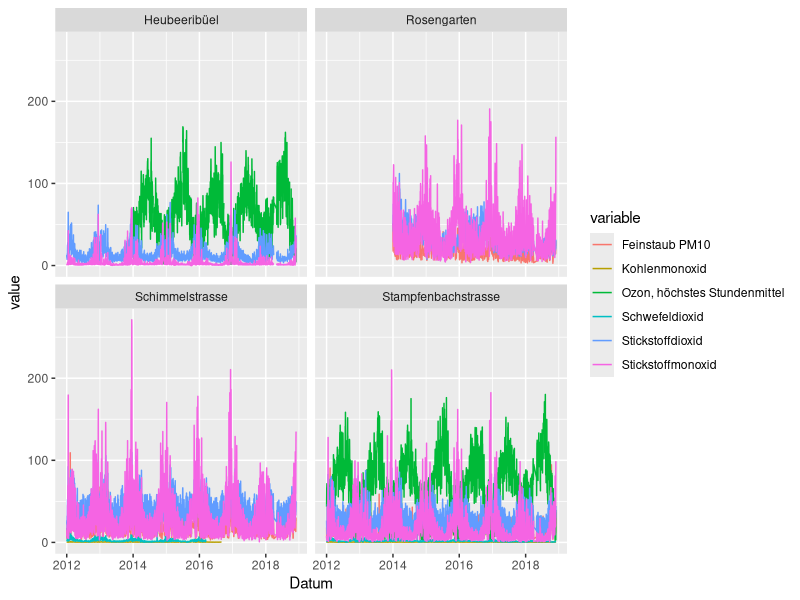
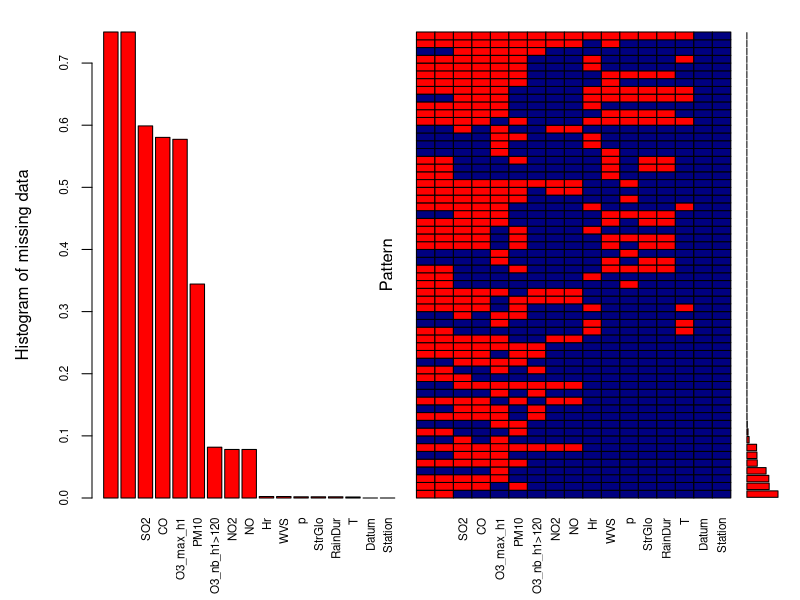

Generate these figures, in order, with R: (Note: this script raises an error after producing the figures.)
# Hausaufgabe
#### Aufgabe 1 ####

library("tidyr")
library(readr)
require(dplyr, quietly = T)
library(ggplot2)

# Daten einlesen
ugz_luftqualitaetsmessung_seit_2012 <- read_csv("ugz_luftqualitaetsmessung_seit-2012.csv")
luftqualitaet <- as_tibble(ugz_luftqualitaetsmessung_seit_2012)

# Werte und titel separieren
titel <- slice(luftqualitaet, c(2))
titel[1] <- "Datum"
werte <- slice(luftqualitaet, c(-1:-5))

# Tabelle nach ort auseinander nehmen
stampfenbach <- werte %>% select(1,2:14) %>%
  mutate(station = "Stampfenbachstrasse")
stampfenbach_titel <- titel %>% select(1,2:14)
stampfenbach_titel[15] <- "Station"
names(stampfenbach) <- stampfenbach_titel

schimmel <- werte %>% select(1,15:22) %>%
  mutate(station = "Schimmelstrasse")
schimmel_titel <- titel %>% select(1,15:22)
schimmel_titel[10] <- "Station"
names(schimmel) <- schimmel_titel

heubeer <- werte %>% select(1,23:26) %>%
  mutate(station = "Heubeeribüel")
heubeer_titel <- titel %>% select(1,23:26)
heubeer_titel[6] <- "Station"
names(heubeer) <- heubeer_titel

rosengarten <- werte %>% select(1,27:30) %>%   
  mutate(station = "Rosengarten")
rosengarten_titel <- titel %>% select(1,27:30)
rosengarten_titel[6] <- "Station"
names(rosengarten) <- rosengarten_titel

# Tabelle zusammensetzen
luftqual <- bind_rows(stampfenbach, schimmel, heubeer, rosengarten)
str(luftqual)

# Wetterdaten "manipulieren" MAster Stampfenbach , Slaves andere Stationen
luftqual <- luftqual %>% group_by(Datum) %>% arrange(Datum) %>% fill(Lufttemperatur : Regendauer, .direction = "down") %>% arrange(Station)
View(luftqual)

# Zahlen von character nach numeric wandeln
luftqual[2:14] <- as_tibble(sapply(luftqual[2:14], as.numeric))
str(luftqual)
View(luftqual)



#### Aufgabe 2 ####
# mit ggplot
gather(luftqual, key = variable, value = value, c(2,3,4,6,7,8)) %>% 
  ggplot(aes(x = Datum, y = value, group = variable)) +
  geom_line(aes(color = variable)) +
  facet_wrap(~Station)

# mit ggally #falscher Ansatz
# library(GGally)
# ggpairs(luftqual, mapping = ggplot2::aes(color = Station), columns = c(2,3,4,6,7,8),
#         upper =list(continuous = wrap("points", alpha = 0.2)))


#### Aufgabe 3 ####
library(VIM)
par(mar= c(4,2,2,2))


# Alle Nan Werte zu NA`s ersetzen
luftqual.A3 <- rapply(luftqual, f=function(x) ifelse(is.nan(x),NA,x), how="replace")
View(luftqual.A3)

# Neue Namen für Header, ansonsten kein Platz für Plot
names(luftqual.A3) <- c("Datum", "SO2", "CO", "O3_max_h1", "O3_nb_h1>120", "NO2", "NO", "PM10", "T", "Hr", "p", "WVS", "StrGlo", "RainDur", "Station")
View(luftqual.A3)

# Anteil von NA in Variable und Kombinationen von Varibablen mittels Package VIM
aggr_plot <- aggr(luftqual.A3, col=c('navyblue','red'), 
                  numbers=TRUE, sortVars=TRUE, labels=names(luftqual.A3), cex.axis=0.7, gap=0.5, ylab=c("Histogram of missing data","Pattern"), cex.lab = 1)

# Anzahl NA`s im Datensatz
sum(is.na(luftqual.A3))

### Alt nicht mehr nötig
luftqual.NA <- luftqual %>% select(everything()) %>% summarise_all(funs(sum(is.na(.)))) %>%
  gather(variable, value,c(2:14)) %>% select(c(3,4)) %>% ggplot(aes(reorder(x = c(1:13), -value) , y = value)) + xlab("")+
  geom_bar(stat = "identity", aes(fill = variable)) + theme(axis.text.x = element_blank(), axis.ticks.x=element_blank())

luftqual.NA


#### Aufgabe 4 ####

# Feinstaub (PM10) jeweils fuer die Messpunkte 
# Stampfenbachstrasse, Schimmelstrasse, Rosengartenstrasse
# !! Heubeeribüel hat keine Messung von PM10 

# PM10 
# Jahresmittelgrenzwert: 20ug/m^3
# Tagesmittelgrenzwert: 50ug/m^3, darf max. 1x pro Jahr ueberschritten werden


# uberschittene Tagesmittelgrenzwerte
luftqual.PM10 <- luftqual %>% select(Datum, 'Feinstaub PM10', Station) %>%
  mutate(PM10_uberschritt = luftqual$`Feinstaub PM10` >= 50 )

#1 wie oft wird der Tagesmittel-Grenzwert an welcher Station ueberschritten?
luftqual.PM10 %>% group_by(Station) %>% summarize(n = sum(PM10_uberschritt, na.rm = T))

#2 ueberschrittenen Tagesmittelgrenzwerte fuer alle Stationen ueber die Zeit in einer Grafik
luftqual.PM10 %>% filter(PM10_uberschritt) %>% 
  ggplot(aes(x=Datum, y=`Feinstaub PM10`)) + geom_point(aes(color = Station)) + ggtitle("PM10 > 50")

# Der Tagesmittelgrenzwert wird bei allen Stationen oft an den gleichen Tagen uebertroffen.
# Dies ist gut moeglich da alle Messstatinen unter aehnlichen Einfluessen auf den Feinstaub reagieren
# wie zb. das Wetter.

#3 In welchen Jahren und Stationen ist der Anteil der Tage mit Grenzwert uberschreitungen
# signifikant groesser als zufaellig

# Jahresmittelgrenzwert = 20ug/m^3

# Messwerte sind iid: independent and identically distributed
# luftqual.PM10 %>% group_by(Station) %>% summarize(n = sum(PM10_uberschritt, na.rm = T)) %>%
#   mutate(wkeit_n = punif(q=n, min=0, max=365))

# Datum nur das Jahr interessant
luftqual.PM10 %>% mutate(Jahr = strtrim(luftqual.PM10$Datum, 4)) %>%
  group_by(Jahr, Station) %>%
  summarize(n = sum(PM10_uberschritt, na.rm = T))

# t test: 
# h0: mu =  
# h1:
#t.test(daten, mu = 8.2, altern = "two.sided")


#### Aufgabe 5 ####

# Regendauer ~ PM10 pro Station 
# select(luftqual, Datum, Regendauer)
# PM10_temp <- luftqual %>% select(Datum,`Feinstaub PM10`, Station) %>%

# regendauer zu allen Stationen hinzufuegen mit leftjoin
ordered_PM10 <- left_join(x = select(luftqual, Datum,`Feinstaub PM10`, Station),
                          y = filter(luftqual, Station == "Stampfenbachstrasse") %>% select( Datum, Regendauer),
                          by = "Datum")

# Plot
ggplot(ordered_PM10, aes(x= Regendauer, y= `Feinstaub PM10`)) + geom_point(aes(color = Station))



##### Aufgabe 6#################
